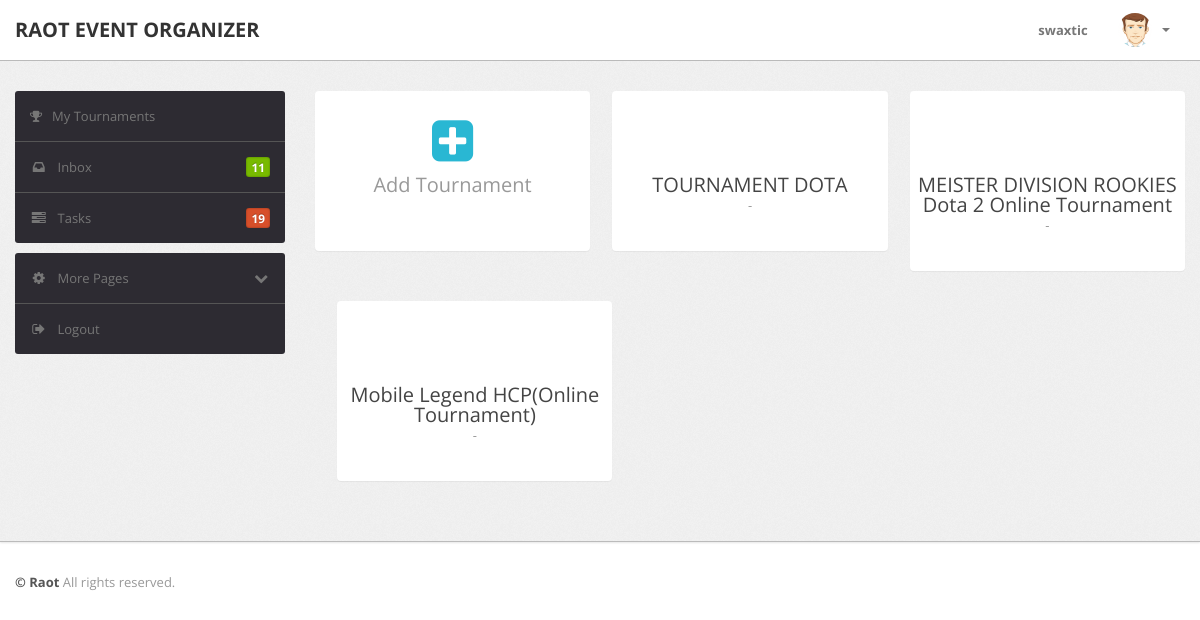
The page /panitia/index.php (signed in) on the database its author committed.
### tables this page shows
CREATE TABLE `event` (
  `idEvent` int(11) NOT NULL,
  `nm_event` varchar(50) NOT NULL,
  `foto` varchar(50) NOT NULL,
  `game` varchar(28) NOT NULL,
  `platform` varchar(15) NOT NULL,
  `tgl` date NOT NULL,
  `deskripsi` text NOT NULL,
  `rules` text NOT NULL,
  `alamat` varchar(32) NOT NULL,
  `mode` tinyint(1) NOT NULL,
  `uplink` int(5) NOT NULL,
  `tgl_upload` date NOT NULL,
  `slot` int(2) NOT NULL
);

### panitia/index.php (the view, shortened to what this page needs)
<!DOCTYPE html>
<?php
    include 'config.php';
    if(!isset($_SESSION['status'])){
        header("location:../login.php");
    }else{
?>
<html lang="en">
<head>
    <head>
        <link type="text/css" href="bootstrap/css/bootstrap.min.css" rel="stylesheet">
        <link type="text/css" href="bootstrap/css/bootstrap-responsive.min.css" rel="stylesheet">
        <link type="text/css" href="css/theme.css" rel="stylesheet">
        <link type="text/css" href="images/icons/css/font-awesome.css" rel="stylesheet">
        <link rel="stylesheet" href="https://cdnjs.cloudflare.com/ajax/libs/font-awesome/4.7.0/css/font-awesome.min.css">
    </head>
    <?php include 'header.php'?>
        <div class="wrapper">
            <div class="container">
                <div class="row">
                    <div class="span3">
                        <div class="sidebar">
                            <ul class="widget widget-menu unstyled">
                                <li class="active"><a href="index.php"><i class="menu-icon fa fa-trophy"></i>My Tournaments
                                </a></li>
                                <li><a href="message.php"><i class="menu-icon icon-inbox"></i>Inbox <b class="label green pull-right">
                                    11</b> </a></li>
                                <li><a href="task.php"><i class="menu-icon icon-tasks"></i>Tasks <b class="label orange pull-right">
                                    19</b> </a></li>
                            </ul>
                            <ul class="widget widget-menu unstyled">
                                <li><a class="collapsed" data-toggle="collapse" href="#togglePages"><i class="menu-icon icon-cog">
                                </i><i class="icon-chevron-down pull-right"></i>More Pages </a>
                                </li>
                                <li><a href="metu.php"><i class="menu-icon icon-signout"></i>Logout </a></li>
                            </ul>
                        </div>
                    </div>
                    <div class="span9">
                        <div class="content">
                            <div class="btn-controls">
                                <div class="btn-box-row row-fluid">
                                    <a href="addevents.php" class="btn-box big span4"><i class="icon-plus-sign-alt"></i>
                                        <b><p class="text-muted">
                                            Add Tournament<br><br></p></b>
                                    </a>
                                      <?php
										$id = $_SESSION['id_panitia'];
										if(isset($_SESSION['id_panitia'])){
		       							$sql	="select * from event where uplink='$id'";
				    					$que 	= mysqli_query($konak,$sql);
				    					while($res=mysqli_fetch_array($que)){
										?>
                                       <a href="manageevent.php?detail=<?php echo $res['idEvent']; ?>" class="btn-box big span4"><i class=""></i><b><?php echo $res['nm_event']; ?></b>
                                        <p class="text-muted">
                                            -</p>
                                    </a>
                                    <?php
				                    }
		                            }
				                    ?>
                                </div>
                            </div>
                        </div>
                    </div>
                </div>
            </div>
        </div>
        <div class="footer">
            <div class="container">
                <b class="copyright">&copy; Raot </b>All rights reserved.
            </div>
        </div>
    </body>
    <?php
    }
?>

### panitia/css/theme.css (style rules this page uses)
body { font-size: 13px; font-family: 'Open Sans', Arial, sans-serif; background: #fff; color: #777 }
strong, b { color: #555 }
.text-muted { color: #999; }
.wrapper { background: url(../images/bg.png) #eee; border-bottom: 1px solid #bbb; -webkit-box-shadow: 0 1px 2px rgba(0,0,0,0.1); -moz-box-shadow: 0 1px 2px rgba(0,0,0,0.1); box-shadow: 0 1px 2px rgba(0,0,0,0.1); padding: 30px 0 }
.footer { color: #999; padding: 30px 0 60px }
body [class^="icon-"], body [class*=" icon-"] { font-size: 14px; line-height: 20px; height: 20px }
.btn, .btn-box { -webkit-border-radius: 3px; -moz-border-radius: 3px; border-radius: 3px }
.btn [class^="icon-"], .btn-box [class^="icon-"], .btn [class*=" icon-"], .btn-box [class*=" icon-"] { min-width: 16px; text-align: center; display: inline-block!important }
.btn-box { margin-bottom: 20px; background-color: #fff; border: 1px solid transparent; border-radius: 4px; -webkit-box-shadow: 0 1px 1px rgba(0,0,0,.05); box-shadow: 0 1px 1px rgba(0,0,0,.05); text-align: center; text-decoration: none!important; padding: 25px 0; margin: 0 0 30px }
.btn-box i, .btn-box b { display: block }
.btn-box b { color: #444; font-size: 20px; font-weight:normal; margin-top: 5px; text-shadow: 0 1px 0 #fff }
.btn-box i { font-size: 36px; line-height: 36px; height: 36px; color: #29b7d3; -webkit-transition: all .2s ease-in-out; -moz-transition: all .2s ease-in-out; transition: all .2s ease-in-out; }
.btn-box.big b { margin-top: 10px }
.btn-box.big i { font-size: 48px; line-height: 48px; height: 48px }
.widget-menu { background: #fff; -webkit-border-radius: 3px; -moz-border-radius: 3px; border-radius: 3px; overflow: hidden }
.widget-menu a { color: #555; display: block; line-height: 20px; padding: 15px; text-decoration: none!important }
.widget-menu .menu-icon { margin-right: 10px; color: #767676; -webkit-transition: all .2s ease-in-out; -moz-transition: all .2s ease-in-out; transition: all .2s ease-in-out; }
.widget-menu .label { background: #888; -webkit-box-shadow: 0 0 2px rgba(0,0,0,0.4) inset; -moz-box-shadow: 0 0 2px rgba(0,0,0,0.4) inset; box-shadow: 0 0 2px rgba(0,0,0,0.4) inset; -webkit-border-radius: 3px; -moz-border-radius: 3px; border-radius: 3px; line-height: 20px; padding: 0 5px }
.widget-menu .label.green { background: #78ba00 }
.widget-menu .label.orange { background: #d74f2a }
.widget-menu>li+li { border-top: 1px solid #555 }
.widget-menu>li>a { background-color: #2d2b32; color: #767676; -webkit-transition: all .2s ease-in-out; -moz-transition: all .2s ease-in-out; transition: all .2s ease-in-out; }
.widget-menu>li>a .icon-chevron-down { display: none }
.widget-menu>li>a.collapsed .icon-chevron-down { display: block }

### rows shown on the page
event: nm_event "TOURNAMENT DOTA"
event: nm_event "MEISTER DIVISION ROOKIES Dota 2 Online Tournament"
event: nm_event "Mobile Legend HCP(Online Tournament)"

### other values the page prints
$_SESSION['nick'] "swaxtic"
